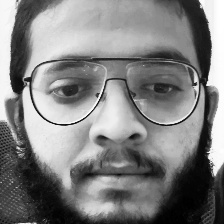
#> input picture image_data/Ayaan.1.14.jpg, 224 x 224 px, given in place of the camera
$ python version-2.py
#> lines starting #> are read from the running program, lines starting #| are printed output that depends on the picture; after the words box and inside, x2 and y2 are one past the last pixel; in counts of white or black regions, pixels touching at a corner belong together
#> the answer given: 1
# almost perfect


import cv2
import os
import numpy as np
from PIL import Image
import matplotlib.pyplot as plt
import sqlite3
from datetime import datetime

class FaceTrainer:
    def __init__(self):
        self.face_classifier = cv2.CascadeClassifier(cv2.data.haarcascades + 'haarcascade_frontalface_default.xml')
        self.smile_cascade = cv2.CascadeClassifier(cv2.data.haarcascades + 'haarcascade_smile.xml')
        self.recognizer = cv2.face.LBPHFaceRecognizer_create()
        self.font = cv2.FONT_HERSHEY_SIMPLEX
        self.db_path = "face_recognition.db"
        self.initialize_database()

    def initialize_database(self):
        conn = None
        try:
            conn = sqlite3.connect(self.db_path)
            cursor = conn.cursor()

            # Create table for training sessions
            cursor.execute('''CREATE TABLE IF NOT EXISTS training_sessions
                              (id INTEGER PRIMARY KEY AUTOINCREMENT,
                               username TEXT NOT NULL,
                               timestamp DATETIME DEFAULT CURRENT_TIMESTAMP,
                               num_images INTEGER,
                               model_accuracy REAL)''')

            # Create table for captured images
            cursor.execute('''CREATE TABLE IF NOT EXISTS captured_images
                              (id INTEGER PRIMARY KEY AUTOINCREMENT,
                               session_id INTEGER,
                               image_path TEXT,
                               FOREIGN KEY (session_id) REFERENCES training_sessions(id))''')

            conn.commit()
            print("Database initialized successfully")
        except sqlite3.Error as e:
            print(f"Error: {e}")
        finally:
            if conn:
                conn.close()

    def get_username(self):
        username = input("Enter your name: ")
#> the answer given: ../image_data/Ayaan.1.14.jpg
        if not username:
            print("Error: Username is required")
            return None
        return username

    def generate_dataset(self):
        username = self.get_username()
        if not username:
            return

        save_path = "data"
        os.makedirs(save_path, exist_ok=True)

        cap = cv2.VideoCapture(0)
        img_id = 0
        captured_image_paths = []

        while True:
            ret, frame = cap.read()
#> frame is the input picture: shape (224, 224, 3); min 0, max 255, mean 128.5
            if not ret:
                print("Failed to capture frame from camera.")
                break

            gray = cv2.cvtColor(frame, cv2.COLOR_BGR2GRAY)
            faces = self.face_classifier.detectMultiScale(gray, scaleFactor=1.3, minNeighbors=5)
#> faces = [[17, 7, 196, 196]]

            for (x, y, w, h) in faces:
                cv2.rectangle(frame, (x, y), (x+w, y+h), (0, 0, 255), 2)
                roi_gray = gray[y:y+h, x:x+w]
                smiles = self.smile_cascade.detectMultiScale(roi_gray, scaleFactor=1.8, minNeighbors=20)

                if len(smiles) > 0 and img_id < 30:
                    img_id += 1
                    face = cv2.resize(frame[y:y+h, x:x+w], (450, 450))
                    face = cv2.cvtColor(face, cv2.COLOR_BGR2GRAY)
                    file_name_path = os.path.join(save_path, f"{username}.{img_id}.jpg")
                    cv2.imwrite(file_name_path, face)
                    cv2.putText(frame, f"Image {img_id}/30", (50, 50), cv2.FONT_HERSHEY_COMPLEX, 1, (0, 255, 0), 2)
                    print(f"Image {img_id} saved at {file_name_path}.")
                    captured_image_paths.append(file_name_path)
#> this loop made 1 pass
#> pass 1, in generate_dataset, `roi_gray = gray[y:y+h, x:x+w]`:
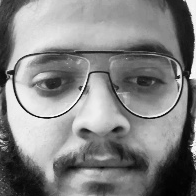
#> roi_gray: shape (196, 196); min 0, max 253, mean 130.9
#> after the loop:
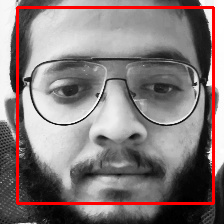
#> frame: shape (224, 224, 3); 4.68% of pixels changed, all inside (x1, y1, x2, y2) = (16, 6, 215, 205)
#> after the loop, captured_image_paths = []; img_id = 0

            cv2.imshow('Capturing Faces', frame)

            if cv2.waitKey(1) == 13 or img_id == 30:  # Press Enter or capture 30 images to exit
#> (key q is pressed here)
                break

        cap.release()
        cv2.destroyAllWindows()
        print("Dataset generation completed!")

        # Save user information and captured image data to the database
        try:
            conn = sqlite3.connect(self.db_path)
            cursor = conn.cursor()

            # Insert training session
            cursor.execute("INSERT INTO training_sessions (username, num_images) VALUES (?, ?)",
                           (username, img_id))
            session_id = cursor.lastrowid

            # Insert captured image data
            for image_path in captured_image_paths:
                cursor.execute("INSERT INTO captured_images (session_id, image_path) VALUES (?, ?)",
                               (session_id, image_path))
#> this loop made 0 passes

            conn.commit()
            print("User information and image data saved to database")
        except sqlite3.Error as e:
            print(f"Error: {e}")
        finally:
            if conn:
                conn.close()

    # [91 lines left out: functions train_classifier, recognize_face, not called in this run]

def main():
    trainer = FaceTrainer()
    while True:
        print("\nFace Recognition Menu:")
        print("1. Generate Dataset")
        print("2. Train Classifier")
        print("3. Recognize Face")
        print("4. Exit")

#> (the run stopped early here; a loop or call above may not have finished)
